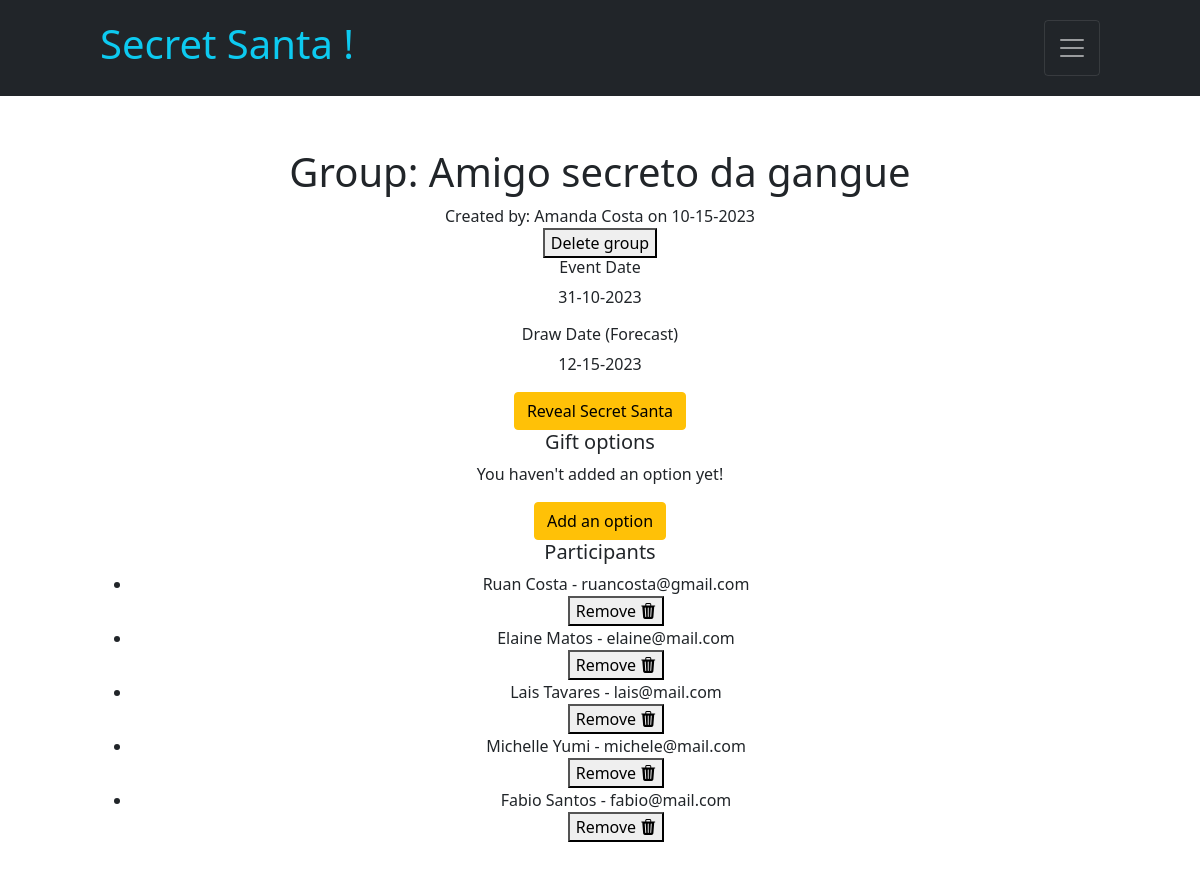
Screenshot of /group/1 (signed in) with the database file from the repository.
### tables this page shows
CREATE TABLE groups (
        id INTEGER PRIMARY KEY AUTOINCREMENT,
        owner_id INTEGER,
        name TEXT,
        description TEXT,
        creation_date TEXT,
        event_date TEXT,
        draw_date TEXT, image_url text,
        FOREIGN KEY (owner_id) REFERENCES users(id)
    );

CREATE TABLE users (
        id INTEGER PRIMARY KEY AUTOINCREMENT,
        name TEXT,
        email TEXT UNIQUE,
        gender TEXT,
        birth TEXT,
        password_hash TEXT
    );

### app.py (the view)
@app.route('/group/<group_id>', methods=['GET', 'POST'])
def group(group_id):
    db = get_db()
    cursor = db.cursor()
    id = session["user_id"]
    cursor.execute("SELECT * FROM users WHERE id = ?", (id,))
    user = cursor.fetchone()
    release_santa = False
    if request.method == 'GET':
        santa_gift_options = None
        cursor.execute("SELECT b.* FROM groups_users a JOIN users b ON a.user_id = b.id WHERE a.group_id = ? AND a.user_id <> ?", (group_id, id))
        participants = cursor.fetchall()
        print("TAMANHO DO GRUPO", len(participants))
        if len(participants) >= 2:
            release_santa = True
        cursor.execute("SELECT id FROM groups_users WHERE group_id = ? AND user_id = ?", (group_id, id,))
        group_user_id = cursor.fetchone()
        group_user_id = group_user_id['id']
        cursor.execute("SELECT c.* FROM groups_users a JOIN group_user_option b ON a.id = b.group_user_id JOIN gift_option c ON c.id = b.gift_option_id WHERE a.id = ?", (group_user_id, ))
        gift_options = cursor.fetchall()
        for option in gift_options:
            print("id da opção", option['id'])
        cursor.execute("SELECT a.*, b.name as creator, b.email FROM groups a LEFT JOIN users b ON a.owner_id = b.id WHERE a.id = ?", (group_id, ))
        group = cursor.fetchone()
        cursor.execute("SELECT a.taken_id, a.date, b.name, b.email, b.gender, b.birth FROM draw a JOIN users b ON a.taken_id = b.id WHERE a.took_id = ? AND a.group_id = ?", (id, group_id,))
        draw = cursor.fetchone()
        if draw:
            if draw['taken_id']:
                cursor.execute("SELECT id FROM groups_users WHERE group_id = ? AND user_id = ?", (group_id, draw['taken_id'],))
                group_taken_id = cursor.fetchone()
                group_taken_id = group_taken_id['id']
                cursor.execute("SELECT c.* FROM groups_users a JOIN group_user_option b ON a.id = b.group_user_id JOIN gift_option c ON c.id = b.gift_option_id WHERE a.id = ?", (group_taken_id, ))
                santa_gift_options = cursor.fetchall()
        owner = group['owner_id'] == id
        return render_template("group.html", nav=True, user=user, owner=owner, participants=participants, gift_options=gift_options, draw=draw, group=group, santa_gift_options=santa_gift_options, release_santa=release_santa)

### app.py (called while the page is built)
@app.after_request
def after_request(response):
    response.headers["Cache-Control"] = "no-cache, no-store, must-revalidate"
    response.headers["Expires"] = 0
    response.headers["Pragma"] = "no-cache"
    return response

def get_db():
    db = getattr(g, '_database', None)
    if db is None:
        db = g._database = sqlite3.connect('database.db')
    db.row_factory = sqlite3.Row
    return db

@app.teardown_appcontext
def close_connection(exception):
    print("Closing...")
    db = getattr(g, '_database', None)
    if db is not None:
        db.close()

### templates/group.html (shortened to what this page needs)
{% extends "layout.html" %}
{% block main %}
    <div class="container_group">
        <h1>Group: {{group['name']}}</h1>
        <div>Created by: {{group['creator']}} on {{group['creation_date']}}</div>
        {% if owner %}
            <button>Delete group</button>
        {% endif %}
        <div>
            <div>
                <h6>Event Date</h6>
                <p>{{group['event_date']}}</p>
            </div>
            <div>
                <h6>Draw Date (Forecast)</h6>
                <p>{{group['draw_date']}}</p>
            </div>
        </div>
        {% if draw['date'] %}
            <button type="button" class="btn btn-warning" data-bs-toggle="modal" data-bs-target="#secret_santa_modal" onclick="animateSantaName()">Reveal Secret Santa</button>
        {% else %}
            <div>Wait for the draw!</div>
        {% endif %}
        <div>
            <h5>Gift options</h5>
            {% if gift_options[0] %}
                <ul>
                    {% for gift in gift_options %}
                        <li id="option-{{gift['id']}}">
                            <h6>{{gift['gift']}}</h6>
                            <p>{{gift['description']}}</p>
                            <div onclick="deleteGiftOption({{gift['id']}})"><i class="bi bi-trash3-fill"></i></div>
                        </li>
                    {% endfor %}
                </ul>
            {% else %}
                <p>You haven't added an option yet!</p>
            {% endif %}
            <button type="button" class="btn btn-warning" data-bs-toggle="modal" data-bs-target="#new_gift_modal">Add an option</button>
        </div>
        <div>
            <h5>Participants</h5>
            {% if participants[0] %}
            <ul>
                {% for part in participants %}
                    <li>
                        <span>{{part['name']}} - {{part['email']}}</span>
                        {% if owner %}
                            <form action="/leave_group/{{group['id']}}/{{part['id']}}" method="post">
                                <button type="submit"><span>Remove</span> <i class="bi bi-trash3-fill"></i></button>
                            </form>
                        {% endif %}
                    </li>
                {% endfor %}
            </ul>
            {% else %}
                <p>No one yet !</p>
            {% endif %}
        </div>
    </div>
{% endblock %}

### templates/layout.html (shortened to what this page needs)
<!DOCTYPE html>
<html lang="en">
    <head>
        <link href="https://cdn.jsdelivr.net/npm/bootstrap@5.1.3/dist/css/bootstrap.min.css" rel="stylesheet">
        <link rel="stylesheet" href="https://cdn.jsdelivr.net/npm/bootstrap-icons@1.11.1/font/bootstrap-icons.css">
        <link href="../static/css/style.css" rel="stylesheet">
    </head>
    <body>
        {% if nav %}
        <nav class="navbar-dark bg-dark fixed-top">
            <div class="container-fluid">
              <div class="header">
                <h1>Secret Santa !</h1>
                <button class="navbar-toggler" type="button" data-bs-toggle="offcanvas" data-bs-target="#offcanvasNavbar" aria-controls="offcanvasNavbar">
                  <span class="navbar-toggler-icon"></span>
                </button>
              </div>
            </div>
          </nav>
        {% endif %}
        <main class="container-fluid py-5 text-center">
            {% block main %}{% endblock %}
        </main>
    </body>
</html>

### static/css/style.css (style rules this page uses)
.header { margin: 0 auto !important; width: 100%; max-width: 1000px; display: flex; justify-content: space-between; color: var(--bs-cyan); padding: 20px 0; }
.container_home, .container_group { width: 100%; margin: 100px auto 0px auto; max-width: 1000px; }

### rows the page displays
groups: name "Amigo secreto da gangue", creation_date "10-15-2023", event_date "31-10-2023", draw_date "12-15-2023"
users: creator "Amanda Costa"
users: name "Ruan Costa", email "ruancosta@gmail.com"
users: name "Elaine Matos", email "elaine@mail.com"
users: name "Lais Tavares", email "lais@mail.com"
users: name "Michelle Yumi", email "michele@mail.com"
users: name "Fabio Santos", email "fabio@mail.com"
